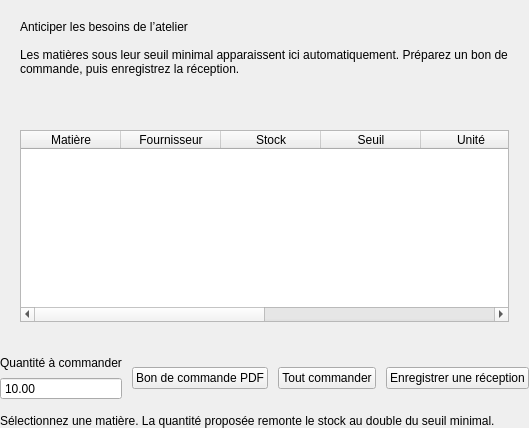
                        <widget class="QWidget" name="alertsPage">
                          <layout class="QVBoxLayout" name="alertsPageLayout">
                            <property name="leftMargin">
                              <number>0</number>
                            </property>
                            <property name="topMargin">
                              <number>0</number>
                            </property>
                            <property name="rightMargin">
                              <number>0</number>
                            </property>
                            <property name="bottomMargin">
                              <number>0</number>
                            </property>
                            <property name="spacing">
                              <number>14</number>
                            </property>
                            <item>
                              <widget class="QFrame" name="alertIntro">
                                <property name="card" stdset="0">
                                  <bool>true</bool>
                                </property>
                                <layout class="QVBoxLayout" name="alertIntroLayout">
                                  <property name="leftMargin">
                                    <number>20</number>
                                  </property>
                                  <property name="topMargin">
                                    <number>20</number>
                                  </property>
                                  <property name="rightMargin">
                                    <number>20</number>
                                  </property>
                                  <property name="bottomMargin">
                                    <number>20</number>
                                  </property>
                                  <property name="spacing">
                                    <number>14</number>
                                  </property>
                                  <item>
                                    <widget class="QLabel" name="alertHeadline">
                                      <property name="text">
                                        <string>Anticiper les besoins de l’atelier</string>
                                      </property>
                                      <property name="sizePolicy">
                                        <sizepolicy hsizetype="Preferred" vsizetype="Fixed">
                                          <horstretch>0</horstretch>
                                          <verstretch>0</verstretch>
                                        </sizepolicy>
                                      </property>
                                      <property name="section" stdset="0">
                                        <bool>true</bool>
                                      </property>
                                    </widget>
                                  </item>
                                  <item>
                                    <widget class="QLabel" name="alertDescription">
                                      <property name="text">
                                        <string>Les matières sous leur seuil minimal apparaissent ici automatiquement. Préparez un bon de commande, puis enregistrez la réception.</string>
                                      </property>
                                      <property name="sizePolicy">
                                        <sizepolicy hsizetype="Preferred" vsizetype="Fixed">
                                          <horstretch>0</horstretch>
                                          <verstretch>0</verstretch>
                                        </sizepolicy>
                                      </property>
                                      <property name="muted" stdset="0">
                                        <bool>true</bool>
                                      </property>
                                      <property name="wordWrap">
                                        <bool>true</bool>
                                      </property>
                                    </widget>
                                  </item>
                                </layout>
                              </widget>
                            </item>
                            <item>
                              <widget class="QFrame" name="alertsTableCard">
                                <property name="card" stdset="0">
                                  <bool>true</bool>
                                </property>
                                <layout class="QVBoxLayout" name="alertsTableCardLayout">
                                  <property name="leftMargin">
                                    <number>20</number>
                                  </property>
                                  <property name="topMargin">
                                    <number>20</number>
                                  </property>
                                  <property name="rightMargin">
                                    <number>20</number>
                                  </property>
                                  <property name="bottomMargin">
                                    <number>20</number>
                                  </property>
                                  <property name="spacing">
                                    <number>14</number>
                                  </property>
                                  <item>
                                    <widget class="QTableWidget" name="alertsTable">
                                      <property name="alternatingRowColors">
                                        <bool>true</bool>
                                      </property>
                                      <property name="showGrid">
                                        <bool>false</bool>
                                      </property>
                                      <property name="editTriggers">
                                        <set>QAbstractItemView::NoEditTriggers</set>
                                      </property>
                                      <property name="selectionBehavior">
                                        <enum>QAbstractItemView::SelectRows</enum>
                                      </property>
                                      <property name="selectionMode">
                                        <enum>QAbstractItemView::SingleSelection</enum>
                                      </property>
                                      <property name="verticalScrollMode">
                                        <enum>QAbstractItemView::ScrollPerPixel</enum>
                                      </property>
                                      <attribute name="verticalHeaderVisible">
                                        <bool>false</bool>
                                      </attribute>
                                      <attribute name="verticalHeaderDefaultSectionSize">
                                        <number>52</number>
                                      </attribute>
                                      <attribute name="horizontalHeaderStretchLastSection">
                                        <bool>true</bool>
                                      </attribute>
                                      <property name="columnCount">
                                        <number>8</number>
                                      </property>
                                      <property name="rowCount">
                                        <number>0</number>
                                      </property>
                                      <column>
                                        <property name="text">
                                          <string>Matière</string>
                                        </property>
                                      </column>
                                      <column>
                                        <property name="text">
                                          <string>Fournisseur</string>
                                        </property>
                                      </column>
                                      <column>
                                        <property name="text">
                                          <string>Stock</string>
                                        </property>
                                      </column>
                                      <column>
                                        <property name="text">
                                          <string>Seuil</string>
                                        </property>
                                      </column>
                                      <column>
                                        <property name="text">
                                          <string>Unité</string>
                                        </property>
                                      </column>
                                      <column>
                                        <property name="text">
                                          <string>Manque</string>
                                        </property>
                                      </column>
                                      <column>
                                        <property name="text">
                                          <string>Lot</string>
                                        </property>
                                      </column>
                                      <column>
                                        <property name="text">
                                          <string>État</string>
                                        </property>
                                      </column>
                                    </widget>
                                  </item>
                                </layout>
                              </widget>
                            </item>
                            <item>
                              <widget class="QWidget" name="reorderActions">
                                <layout class="QHBoxLayout" name="reorderActionsLayout">
                                  <property name="leftMargin">
                                    <number>0</number>
                                  </property>
                                  <property name="topMargin">
                                    <number>0</number>
                                  </property>
                                  <property name="rightMargin">
                                    <number>0</number>
                                  </property>
                                  <property name="bottomMargin">
                                    <number>0</number>
                                  </property>
                                  <property name="spacing">
                                    <number>10</number>
                                  </property>
                                  <item>
                                    <widget class="QWidget" name="reorderQuantityField">
                                      <layout class="QVBoxLayout" name="reorderQuantityFieldLayout">
                                        <property name="leftMargin">
                                          <number>0</number>
                                        </property>
                                        <property name="topMargin">
                                          <number>0</number>
                                        </property>
                                        <property name="rightMargin">
                                          <number>0</number>
                                        </property>
                                        <property name="bottomMargin">
                                          <number>0</number>
                                        </property>
                                        <property name="spacing">
                                          <number>7</number>
                                        </property>
                                        <item>
                                          <widget class="QLabel" name="reorderQuantityLabel">
                                            <property name="text">
                                              <string>Quantité à commander</string>
                                            </property>
                                            <property name="sizePolicy">
                                              <sizepolicy hsizetype="Preferred" vsizetype="Fixed">
                                                <horstretch>0</horstretch>
                                                <verstretch>0</verstretch>
                                              </sizepolicy>
                                            </property>
                                            <property name="muted" stdset="0">
                                              <bool>true</bool>
                                            </property>
                                          </widget>
                                        </item>
                                        <item>
                                          <widget class="QDoubleSpinBox" name="reorderQuantity">
                                            <property name="maximum">
                                              <double>9999999.99</double>
                                            </property>
                                            <property name="decimals">
                                              <number>2</number>
                                            </property>
                                            <property name="buttonSymbols">
                                              <enum>QAbstractSpinBox::NoButtons</enum>
                                            </property>
                                            <property name="value">
                                              <number>10</number>
                                            </property>
                                          </widget>
                                        </item>
                                      </layout>
                                    </widget>
                                  </item>
                                  <item>
                                    <widget class="QPushButton" name="purchaseOrderButton">
                                      <property name="text">
                                        <string>Bon de commande PDF</string>
                                      </property>
                                      <property name="primary" stdset="0">
                                        <bool>true</bool>
                                      </property>
                                    </widget>
                                  </item>
                                  <item>
                                    <widget class="QPushButton" name="orderAllButton">
                                      <property name="text">
                                        <string>Tout commander</string>
                                      </property>
                                    </widget>
                                  </item>
                                  <item>
                                    <widget class="QPushButton" name="receiveButton">
                                      <property name="text">
                                        <string>Enregistrer une réception</string>
                                      </property>
                                    </widget>
                                  </item>
                                </layout>
                              </widget>
                            </item>
                            <item>
                              <widget class="QLabel" name="reorderHint">
                                <property name="text">
                                  <string>Sélectionnez une matière. La quantité proposée remonte le stock au double du seuil minimal.</string>
                                </property>
                                <property name="sizePolicy">
                                  <sizepolicy hsizetype="Preferred" vsizetype="Fixed">
                                    <horstretch>0</horstretch>
                                    <verstretch>0</verstretch>
                                  </sizepolicy>
                                </property>
                                <property name="muted" stdset="0">
                                  <bool>true</bool>
                                </property>
                                <property name="wordWrap">
                                  <bool>true</bool>
                                </property>
                              </widget>
                            </item>
                          </layout>
                        </widget>
